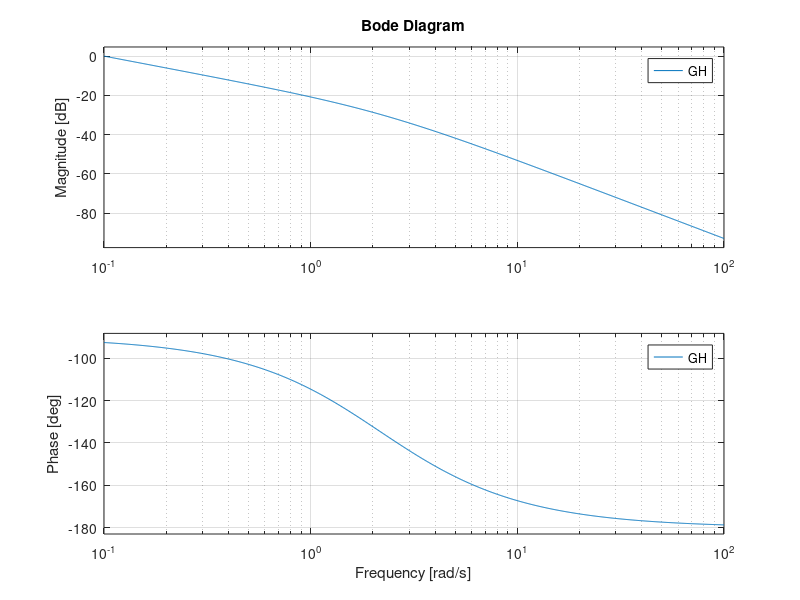

The MATLAB source for this figure:
A = [0 1 0 0;0 -2.2626 -0.3963 0.0082;0 0 0 1;0 3.5649 16.0655 -0.3324];
B = [0;0.2263;0;-0.3565];
C = [1 0 0 0];
D = 0;
[b,a] = ss2tf(A,B,C,D);
GH = tf(b,a);
bode(GH)
[Gm,Pm,Wcg,Wcp]= margin(GH);
